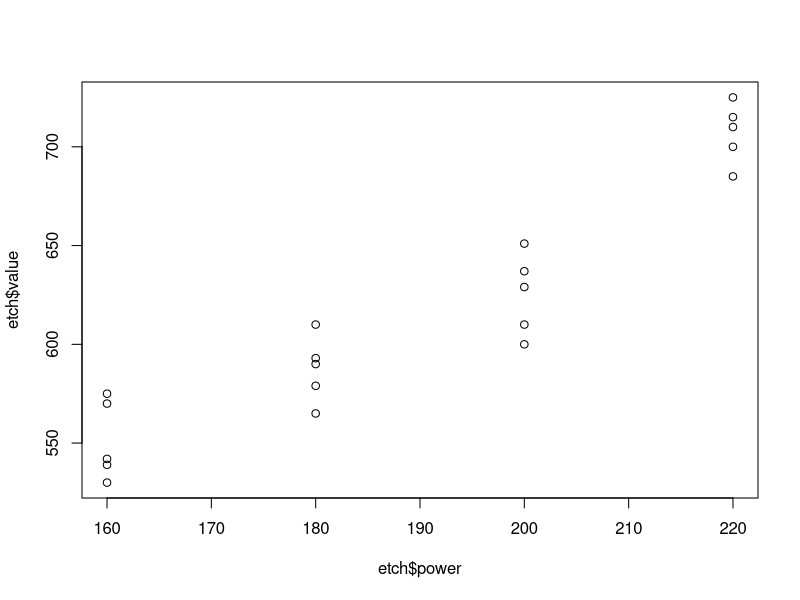
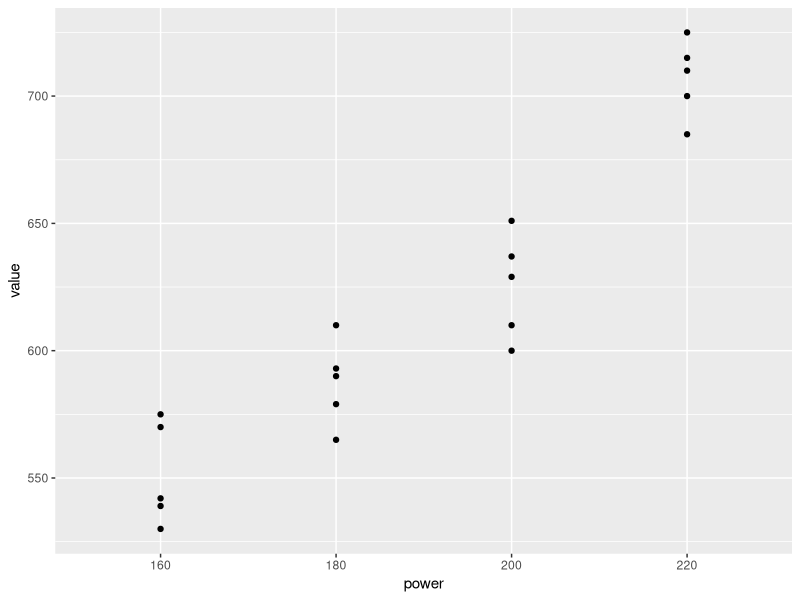

Source code (R) for these figures, in order: (Note: this script raises an error after producing the figures.)
## ---- chunk 1
etch <- data.frame(
  power = rep(c("160", "180", "200", "220"), 5),
  ix = rep(1:5, each=4 ),
  value = c(575, 565, 600, 725, 542, 593, 651, 700, 530, 590, 610, 715, 539, 579, 637, 685, 570, 610, 629, 710)
)
## ---- chunk 2
plot(etch$power, etch$value)

# more flexible plots
library("ggplot2")
ggplot(etch) +
  geom_point(aes(x = power, y = value))
## ---- chunk 3
fit <- lm(value ~ power, data = etch)
anova_tab <- anova(raw_fit)
anova_tab
## ---- chunk 4
plot(etch$value, predict(fit), asp = 1)
abline(0, 1)
## ---- chunk 5
hist(resid(fit))
plot(predict(fit), resid(fit), asp = 1)
## ---- chunk 6
mean_se <- summary(fit)$sigma / sqrt(5) # why the 5?

fit_data <- coef(fit)
fit_data
fit_data[-1] <- fit_data[1] + fit_data[-1]

fit_data <- data.frame(
  power = c("160", "180", "200", "220"),
  y_hat = fit_data,
  y_lower = fit_data + qt(0.025, 16) * mean_se, # why the 16? (hint: page 67)
  y_upper = fit_data + qt(0.975, 16) * mean_se
)

ggplot(fit_data) +
  geom_point(aes(x = power, y = y_hat), col = "#689196", size = 4) +
  geom_errorbar(aes(x = power, y = y_hat, ymin = y_lower, ymax = y_upper), col = "#689196") +
  geom_point(data = etch, aes(x = power, y = value))
